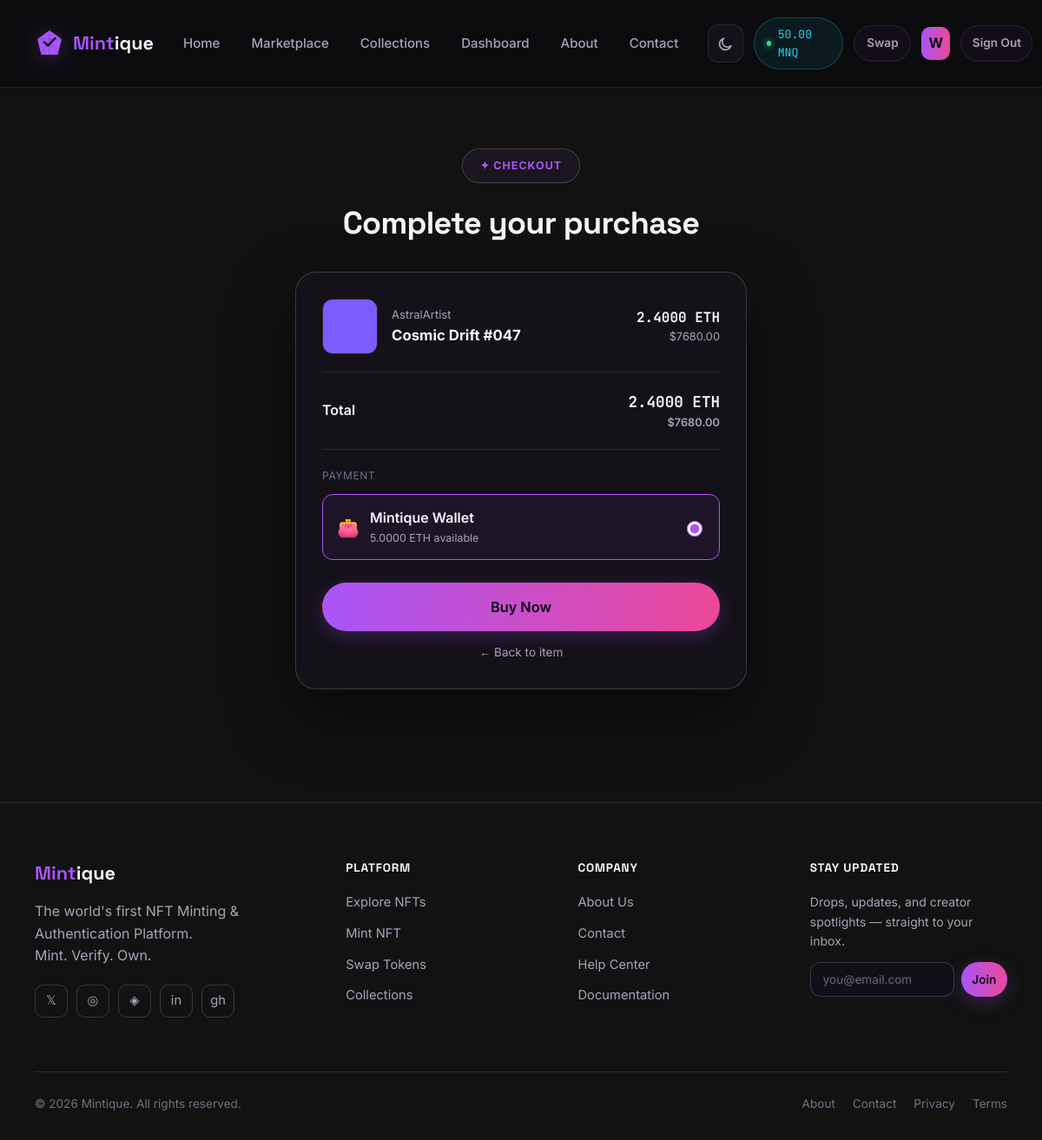
The page /nft/1/buy/ (signed in) on the database its author committed.
### walletapp/models.py (models this page shows, shortened)
class Wallet(models.Model):
    user = models.OneToOneField(settings.AUTH_USER_MODEL, on_delete=models.CASCADE, related_name="ledger_wallet")
    eth_balance = models.DecimalField(max_digits=18, decimal_places=6, default=5)  # demo starting balance
    mnq_balance = models.DecimalField(max_digits=18, decimal_places=4, default=0)
    btc_balance = models.DecimalField(max_digits=18, decimal_places=8, default=0)
    usdt_balance = models.DecimalField(max_digits=18, decimal_places=2, default=0)
    usdc_balance = models.DecimalField(max_digits=18, decimal_places=2, default=0)
    sol_balance = models.DecimalField(max_digits=18, decimal_places=4, default=0)
    updated_at = models.DateTimeField(auto_now=True)
    BALANCE_FIELDS = {
        "ETH": "eth_balance",
        "MNQ": "mnq_balance",
        "BTC": "btc_balance",
        "USDT": "usdt_balance",
        "USDC": "usdc_balance",
        "SOL": "sol_balance",
    }
    def get_balance(self, token):
        field = self.BALANCE_FIELDS.get(token.upper())
        return getattr(self, field) if field else None

### accounts/models.py (models this page shows, shortened)
class User(AbstractUser):
    class AuthProvider(models.TextChoices):
        EMAIL = "email", "Email"
        GOOGLE = "google", "Google"
        WALLET = "wallet", "Wallet"
    email = models.EmailField(unique=True)
    avatar = models.ImageField(upload_to="avatars/", blank=True, null=True)
    bio = models.CharField(max_length=255, blank=True)
    wallet_address = models.CharField(max_length=64, blank=True, null=True, unique=False)
    wallet_connected_at = models.DateTimeField(blank=True, null=True)
    is_email_verified = models.BooleanField(default=False)
    email_verification_token = models.UUIDField(default=uuid.uuid4, editable=False)
    two_factor_enabled = models.BooleanField(default=False)
    auth_provider = models.CharField(max_length=20, choices=AuthProvider.choices, default=AuthProvider.EMAIL)
    is_verified_creator = models.BooleanField(default=False)
    verified_creator_at = models.DateTimeField(blank=True, null=True)
    created_at = models.DateTimeField(auto_now_add=True)
    USERNAME_FIELD = "email"
    REQUIRED_FIELDS = ["username"]
    @property
    def has_wallet(self):
        return bool(self.wallet_address)
    @property
    def initials(self):
        return (self.first_name[:1] or self.username[:1] or "U").upper()

### nftapp/models.py (models this page shows, shortened)
class NFT(models.Model):
    owner = models.ForeignKey(settings.AUTH_USER_MODEL, on_delete=models.CASCADE, related_name="nfts")
    creator = models.ForeignKey(
        settings.AUTH_USER_MODEL, on_delete=models.SET_NULL, blank=True, null=True, related_name="created_nfts"
    )
    creator_name = models.CharField(max_length=100)
    name = models.CharField(max_length=150)
    description = models.TextField(blank=True)
    image = models.ImageField(upload_to=nft_upload_path)
    category = models.CharField(max_length=20, choices=Category.choices, default=Category.ART)
    price = models.DecimalField(max_digits=12, decimal_places=4, default=0)
    currency = models.CharField(max_length=6, choices=Currency.choices, default=Currency.ETH)
    collection = models.ForeignKey(
        Collection, on_delete=models.SET_NULL, blank=True, null=True, related_name="nfts"
    )
    royalty_percentage = models.DecimalField(
        max_digits=5, decimal_places=2, default=0,
        validators=[MinValueValidator(0), MaxValueValidator(100)],
    )
    is_lazy_minted = models.BooleanField(default=False)
    lazy_minted_at = models.DateTimeField(blank=True, null=True)
    is_burned = models.BooleanField(default=False)
    burned_at = models.DateTimeField(blank=True, null=True)
    content_hash = models.CharField(max_length=64, editable=False, blank=True)
    is_listed = models.BooleanField(default=True)
    likes = models.PositiveIntegerField(default=0)
    views = models.PositiveIntegerField(default=0)
    created_at = models.DateTimeField(auto_now_add=True)
    ipfs_image_cid = models.CharField(max_length=100, blank=True)
    ipfs_metadata_cid = models.CharField(max_length=100, blank=True)
    mint_status = models.CharField(max_length=12, choices=MintStatus.choices, default=MintStatus.OFFCHAIN)
    mint_error = models.CharField(
        max_length=255, blank=True,
        help_text="Last IPFS/on-chain error message, if mint_status is offchain/pending due to a failure.",
    )
    token_standard = models.CharField(
        max_length=10, choices=TokenStandard.choices, default=TokenStandard.ERC721,
        help_text="Which token contract family this NFT is minted under. See TokenStandard for the "
                   "extensibility rationale.",
    )
    contract_address = models.CharField(max_length=42, blank=True)
    network = models.CharField(
        max_length=20, choices=Network.choices, blank=True,
        help_text="Chain the mint was (or will be) confirmed on — set from settings.POLYGON_NETWORK at "
                   "mint time so it stays accurate even if the site's active network later changes.",
    )
    chain_id = models.PositiveIntegerField(blank=True, null=True)
    onchain_token_id = models.PositiveBigIntegerField(blank=True, null=True)
    polygon_tx_hash = models.CharField(max_length=66, blank=True)
    minter_wallet_address = models.CharField(max_length=42, blank=True)
    minted_at = models.DateTimeField(
        blank=True, null=True,
        help_text="When the mint transaction was confirmed on-chain (distinct from created_at, which is "
                   "when the off-chain database row was first created).",
    )
    image_uri = models.CharField(max_length=255, blank=True, help_text="ipfs://<CID> of the pinned artwork.")
    metadata_uri = models.CharField(
        max_length=255, blank=True, help_text="ipfs://<CID> of the pinned ERC-721 metadata JSON — this is "
                                               "exactly what the contract's tokenURI(tokenId) resolves to."
    )
    is_soulbound = models.BooleanField(
        default=False, help_text="ERC-5192 — if set, this token is non-transferable once minted."
    )
    standard_metadata = models.JSONField(
        default=dict, blank=True,
        help_text="Standard-specific extra state, e.g. {'rental_user': '0x..', 'rental_expires': ..} for "
                   "ERC-4907, or {'supply': N} for ERC-1155.",
    )
    class Meta:
        ordering = ["-created_at"]
        constraints = [
            models.UniqueConstraint(
                fields=["contract_address", "chain_id", "onchain_token_id"],
                condition=Q(onchain_token_id__isnull=False),
                name="unique_onchain_token_per_contract_chain",
            ),
            models.UniqueConstraint(
                fields=["polygon_tx_hash"],
                condition=~Q(polygon_tx_hash=""),
                name="unique_polygon_tx_hash",
            ),
        ]
    def get_absolute_url(self):
        return reverse("nftapp:nft_detail", args=[self.pk])
    @property
    def is_verified(self):
        if self.owner_id and getattr(self.owner, "is_verified_creator", False):
            return True
        if self.collection_id and getattr(self.collection, "is_verified", False):
            return True
        return False

### nftapp/views.py (the view, shortened to what this page needs)
# urls.py: path("<int:pk>/buy/", views.buy_nft_view, name="buy_nft"),
@login_required
@wallet_required
def buy_nft_view(request, pk):
    nft = get_object_or_404(NFT, pk=pk, is_listed=True, is_burned=False)
    if nft.owner_id == request.user.id:
        messages.error(request, "You already own this NFT.")
        return redirect("nftapp:nft_detail", pk=pk)
    wallet, _ = Wallet.objects.get_or_create(user=request.user)
    currency = nft.currency
    rate_per_eth = Decimal(str(settings.CRYPTO_RATES_PER_ETH.get(currency, 1)))
    usd_per_unit = Decimal(str(settings.ETH_USD_RATE)) / rate_per_eth if rate_per_eth else Decimal("0")
    if request.method == "GET":
        balance = wallet.get_balance(currency) or Decimal("0")
        sufficient_funds = balance >= nft.price
        return render(request, "nftapp/checkout.html", {
            "nft": nft, "wallet": wallet, "sufficient_funds": sufficient_funds,
            "wallet_balance": balance, "currency": currency,
            "usd_estimate": nft.price * usd_per_unit,
        })

### accounts/context_processors.py (called while the page is built)
def auth_config(request):
    return {
        "google_auth_enabled": bool(settings.GOOGLE_CLIENT_ID and settings.GOOGLE_CLIENT_SECRET),
        "walletconnect_project_id": settings.WALLETCONNECT_PROJECT_ID,
    }

### nftapp/views.py (called while the page is built)
def wallet_required(view_func):
    @wraps(view_func)
    def _wrapped(request, *args, **kwargs):
        if request.method == "POST" and not request.user.has_wallet:
            messages.warning(request, "Connect your wallet before continuing.")
            return redirect(f"{request.path}?wallet_required=1")
        return view_func(request, *args, **kwargs)
    return _wrapped

### walletapp/context_processors.py (called while the page is built)
def wallet_context(request):
    if request.user.is_authenticated:
        wallet, _ = Wallet.objects.get_or_create(user=request.user)
        return {"nav_wallet": wallet}
    return {"nav_wallet": None}

### templates/nftapp/checkout.html (shortened to what this page needs)
{% extends "base.html" %}
{% load static %}
{% block content %}
<div class="checkout-wrap">
  <div class="section-head" style="margin-bottom:26px;">
    <span class="eyebrow">✦ Checkout</span>
    <h2>Complete your <span class="grad-text">purchase</span></h2>
  </div>
  <div class="checkout-card">
    <div class="checkout-item-row">
      <img src="{{ nft.image.url }}" alt="{{ nft.name }}" class="checkout-item-img">
      <div class="checkout-item-meta">
        <div class="muted" style="font-size:0.82rem;">{% if nft.collection %}{{ nft.collection.name }}{% else %}{{ nft.creator_name }}{% endif %}</div>
        <div style="font-weight:700; font-size:1.05rem;">{{ nft.name }} {% if nft.is_verified %}<span class="badge badge-verified" style="position:static; display:inline-flex;">✓</span>{% endif %}</div>
      </div>
      <div class="checkout-item-price">
        <div class="mono" style="font-weight:700;">{{ nft.price }} {{ currency }}</div>
        <div class="muted" style="font-size:0.8rem;">${{ usd_estimate|floatformat:2 }}</div>
      </div>
    </div>
    <div class="checkout-divider"></div>
    <div class="checkout-total-row">
      <span>Total</span>
      <div style="text-align:right;">
        <div class="mono" style="font-weight:700; font-size:1.1rem;">{{ nft.price }} {{ currency }}</div>
        <div class="muted" style="font-size:0.8rem;">${{ usd_estimate|floatformat:2 }}</div>
      </div>
    </div>
    <div class="checkout-divider"></div>
    <div class="checkout-payment">
      <div class="checkout-payment-label">PAYMENT</div>
      <label class="checkout-payment-option {% if user.has_wallet %}selected{% endif %}">
        <div style="display:flex; align-items:center; gap:12px;">
          <span style="font-size:1.3rem;">👛</span>
          <div>
            <div style="font-weight:600;">Mintique Wallet</div>
            <div class="muted" style="font-size:0.78rem;">
              {% if user.has_wallet %}{{ wallet_balance|floatformat:4 }} {{ currency }} available{% else %}Not connected{% endif %}
            </div>
          </div>
        </div>
        <input type="radio" name="payment_method" checked>
      </label>
    </div>
    <form method="post" data-wallet-gate>
      <button type="submit" class="btn btn-gradient btn-block btn-lg mt-16"
              {% if user.has_wallet and not sufficient_funds %}disabled{% endif %}>
        Buy Now
      </button>
    </form>
    <a href="{{ nft.get_absolute_url }}" class="muted center" style="display:block; margin-top:14px; font-size:0.85rem;">← Back to item</a>
  </div>
</div>
{% endblock %}

### templates/partials/_header.html (shortened to what this page needs)
{% load static %}
<nav class="navbar" id="siteNavbar">
  <a href="{% url 'home' %}" class="brand">
    <span class="brand-mark">
    </span>
    <span>Mint<b>ique</b></span>
  </a>
  <div class="nav-links" id="navLinks">
    <a href="{% url 'home' %}" {% if request.resolver_match.url_name == 'home' %}class="active"{% endif %}>Home</a>
    <a href="{% url 'nftapp:marketplace' %}" {% if request.resolver_match.url_name == 'marketplace' %}class="active"{% endif %}>Marketplace</a>
    <a href="{% url 'nftapp:collection_list' %}" {% if request.resolver_match.url_name == 'collection_list' or request.resolver_match.url_name == 'collection_detail' %}class="active"{% endif %}>Collections</a>
    {% if user.is_authenticated %}
    <a href="{% url 'nftapp:dashboard' %}" {% if request.resolver_match.url_name == 'dashboard' %}class="active"{% endif %}>Dashboard</a>
    {% else %}
    <a href="{% url 'nftapp:my_collection' %}" {% if request.resolver_match.url_name == 'my_collection' %}class="active"{% endif %}>My NFTs</a>
    {% endif %}
    <a href="{% url 'about' %}" {% if request.resolver_match.url_name == 'about' %}class="active"{% endif %}>About</a>
    <a href="{% url 'contact' %}" {% if request.resolver_match.url_name == 'contact' %}class="active"{% endif %}>Contact</a>
  </div>
  <div class="nav-actions">
    <button class="theme-toggle" id="themeToggle" aria-label="Toggle dark / light theme" type="button">
      <svg class="icon-moon" width="19" height="19" viewBox="0 0 24 24" fill="none" stroke="currentColor" stroke-width="2" stroke-linecap="round" stroke-linejoin="round"><path d="M20 14.5A8.5 8.5 0 1 1 9.5 4a7 7 0 0 0 10.5 10.5Z"/></svg>
    </button>
    {% if user.is_authenticated %}
      {% if nav_wallet %}
        <div class="wallet-pill" title="MNQ token balance">
          <span class="dot"></span>{{ nav_wallet.mnq_balance|floatformat:2 }} MNQ
        </div>
      {% endif %}
      <a href="{% url 'walletapp:swap' %}" class="btn btn-ghost btn-sm">Swap</a>
      <a href="{% url 'nftapp:dashboard' %}" class="avatar-chip" title="{{ user.email }}">
        {% if user.avatar %}<img src="{{ user.avatar.url }}" alt="" style="width:100%;height:100%;border-radius:inherit;object-fit:cover;">{% else %}{{ user.initials }}{% endif %}
      </a>
      <a href="{% url 'accounts:logout' %}" class="btn btn-ghost btn-sm">Sign Out</a>
    {% else %}
      <a href="{% url 'accounts:login' %}" class="btn btn-outline">Login</a>
      <a href="{% url 'accounts:register' %}" class="btn btn-gradient">Register</a>
    {% endif %}
  </div>
</nav>

### rows shown on the page
Wallet: mnq_balance "50.00", eth_balance "5.0000"
User: initials "W"
NFT: image (picture), creator_name "AstralArtist", name "Cosmic Drift #047", price "2.4000", currency "ETH"

### other values the page prints
{{ usd_estimate|floatformat:2 }} "7680.00"
